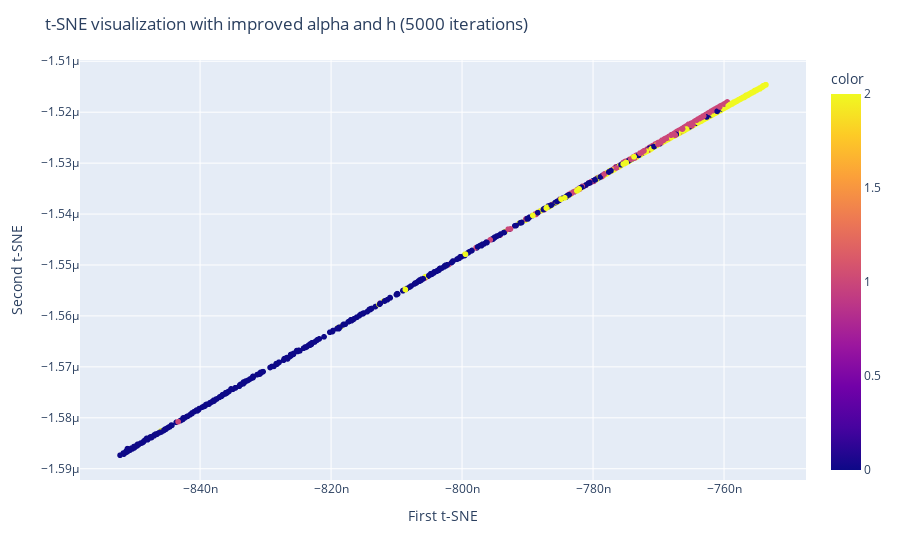

Source (notebook cell):
### Code cell
fig = px.scatter(x=X_tsne_500[:, 0], y=X_tsne_500[:, 1], color=y)
fig.update_layout(
    title="t-SNE visualization with improved alpha and h (5000 iterations)",
    xaxis_title="First t-SNE",
    yaxis_title="Second t-SNE",
)
fig.show()

### Figure 1 — Plotly figure (JSON) as saved in the notebook; plotly's stock layout.template omitted (floating-point values rounded to 4 significant figures; data arrays with more than 128 entries replaced by an {"elided": "..."} marker saying what was removed)
{"data": [{"hovertemplate": "x=%{x}<br>y=%{y}<br>color=%{marker.color}<extra></extra>", "legendgroup": "", "marker": {"color": {"elided": "1500 int values"}, "coloraxis": "coloraxis", "symbol": "circle"}, "mode": "markers", "name": "", "showlegend": false, "type": "scattergl", "x": {"elided": "1500 float values"}, "xaxis": "x", "y": {"elided": "1500 float values"}, "yaxis": "y"}], "layout": {"coloraxis": {"colorbar": {"title": {"text": "color"}}, "colorscale": [[0, "#0d0887"], [0.1111, "#46039f"], [0.2222, "#7201a8"], [0.3333, "#9c179e"], [0.4444, "#bd3786"], [0.5556, "#d8576b"], [0.6667, "#ed7953"], [0.7778, "#fb9f3a"], [0.8889, "#fdca26"], [1, "#f0f921"]]}, "legend": {"tracegroupgap": 0}, "margin": {"t": 60}, "title": {"text": "t-SNE visualization with improved alpha and h (5000 iterations)"}, "xaxis": {"anchor": "y", "domain": [0, 1], "title": {"text": "First t-SNE"}}, "yaxis": {"anchor": "x", "domain": [0, 1], "title": {"text": "Second t-SNE"}}}}
